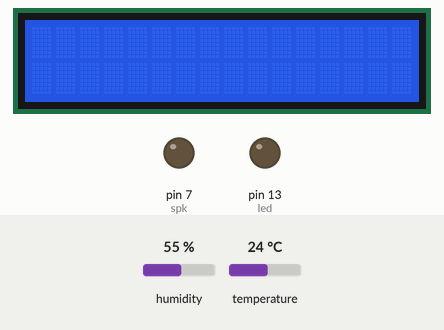
This sketch was run on a simulated Arduino Uno, built with avr-gcc and run on an emulated ATmega328P. On the bench: 16×2 character LCD, output pins drawn as LEDs (lit = HIGH). The inputs (shaded band) are chosen by the test bench; at power-on: humidity 55 %, temperature 24 °C. What the sketch prints to the serial monitor is not drawn.

Above: at 1.2 s.
1.3 s: humidity set to 89 %
At 7.1 s:
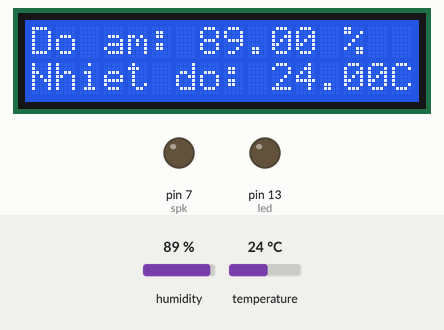
7.6 s: humidity set to 92 %
At 11.4 s:
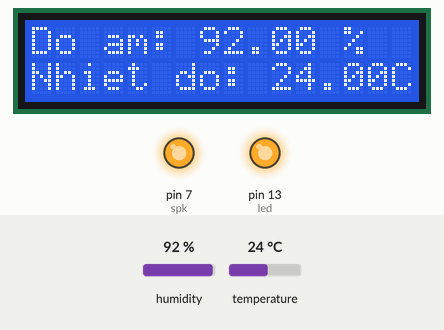
12.6 s: humidity set to 22 %
At 16.9 s:
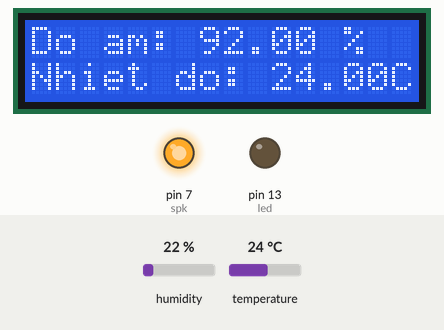
18.7 s: temperature set to 12 °C
At 23.1 s:
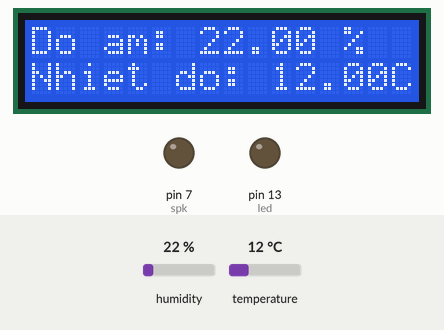
23.7 s: temperature set to 19 °C
At 27.4 s:
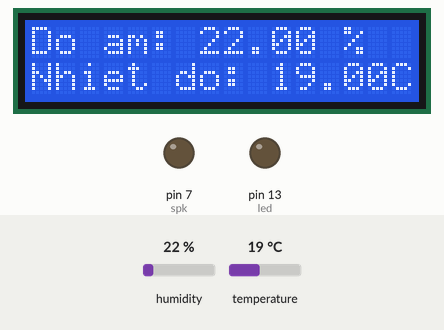
Timing chart, 0 to 28.9 s (numbered marks = the images above; inputs shaded):
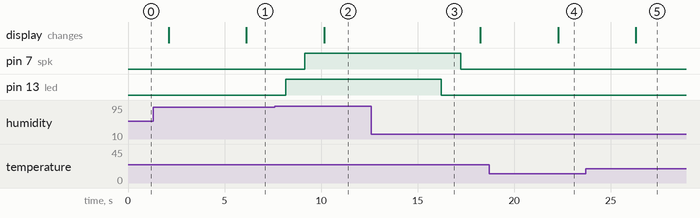

The sketch:

lora_sender.ino
```cpp
#include <SoftwareSerial.h>
#include <LiquidCrystal.h>
#include <LoRa.h>
#include "DHT.h"
#include <SPI.h>

#define TX 9
#define RX 10
const int DHTPIN = 8;
const int DHTTYPE = DHT11;
int counter = 0;
int led = 13;
int spk = 7;

const int RS = 12;
const int EN = 11;
const int D4 = 5;
const int D5 = 4;
const int D6 = 3;
const int D7 = 2;

DHT dht(DHTPIN, DHTTYPE);
SoftwareSerial lora(TX, RX);  //TX, RX
LiquidCrystal lcd(RS, EN, D4, D5, D6, D7);

void setup(){
  Serial.begin(115200);
  lora.begin(115200);
  lcd.clear();
  lcd.begin(16, 2);
  dht.begin();
  pinMode(led, OUTPUT);
  pinMode(spk, OUTPUT);

  while(!Serial);
  Serial.println("Lora Sender");
}

void loop(){
  float h = dht.readHumidity();
  float t = dht.readTemperature();   // t là nhiệt độ, h là độ ẩm

  if((t > 40) || (h > 90)){      //Chỗ này thay đổi nhiệt độ
    digitalWrite(led, HIGH);
    delay(1000);
    digitalWrite(spk, HIGH);
    delay(1000);
  }
  else
  {
    digitalWrite(led, LOW);
    delay(1000);
    digitalWrite(spk, LOW);
    delay(1000);
  }
  Serial.print("Sending packet: ");
  Serial.println(counter);

  // String MyMessage = "";
  // MyMessage = MyMessage + String(h) + "," + String(t);

  // lora.beginPacket();
  // lora.print(MyMessage);
  // lora.endPacket();
  // delay(100);

  lora.print("Do am: ");
  lora.print(h);
  lora.println(" %  ");
  lora.print("c");
  lora.print("Nhiet do: ");
  lora.print(t);
  lora.println("C");

  lcd.setCursor(0, 0);
  lcd.print("Do am: ");
  lcd.print(h);
  lcd.println(" %  ");
  lcd.setCursor(0, 1);
  lcd.print("Nhiet do: ");
  lcd.print(t);
  lcd.println("C");

  Serial.print("Do am: ");
  Serial.println(h);
  Serial.print(" Nhiet do: ");
  Serial.println(t);

  counter++;
  delay(2000);
}
```

Measured:
- the behaviour switches between 90 and 91 % on humidity (found by bisection; images 1 and 2)
- after the input at 1.3 s, the display: first differs from a run without the input after 4.8 s (image 1)
- after the input at 7.6 s, pin 7 (spk): LOW → HIGH after 1.6 s; pin 13 (led): LOW → HIGH after 0.56 s; the display: changes after 2.6 s (image 2)
- after the input at 12.6 s, pin 7 (spk): HIGH → LOW after 4.6 s; pin 13 (led): HIGH → LOW after 3.6 s
- after the input at 18.7 s, the display: changes after 3.6 s (image 4)
- after the input at 23.7 s, the display: changes after 2.6 s (image 5)
